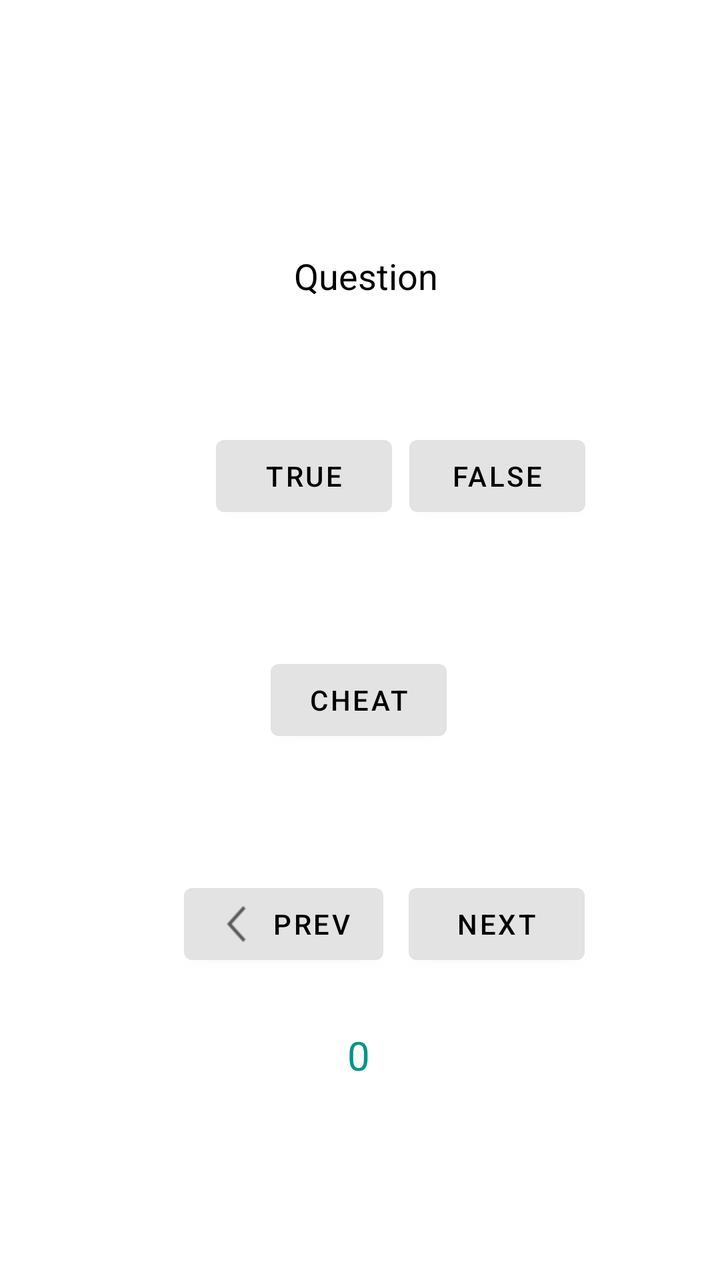
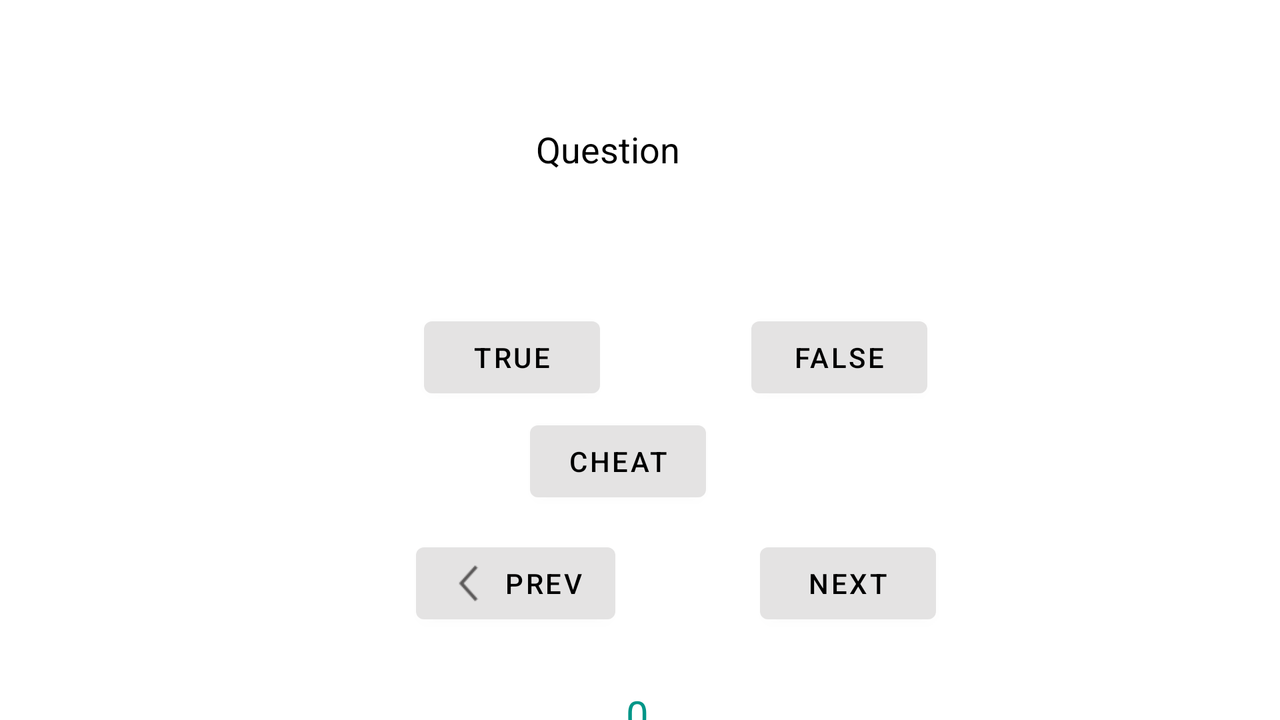

Two renders of one Android screen. The first uses the default layout on a phone; the second uses the alternative layout the repository ships for a different screen configuration, on a matching device. The two XML files are below.
<!-- AndroidManifest.xml: application theme Theme.GeoQuizFragmentVaersion -->
<!-- res/layout/fragment_exam.xml -->
<?xml version="1.0" encoding="utf-8"?>
<androidx.constraintlayout.widget.ConstraintLayout xmlns:android="http://schemas.android.com/apk/res/android"
    xmlns:app="http://schemas.android.com/apk/res-auto"
    xmlns:tools="http://schemas.android.com/tools"
    android:layout_width="match_parent"
    android:layout_height="match_parent">

    <Button
        android:id="@+id/btnNext"
        android:layout_width="wrap_content"
        android:layout_height="wrap_content"
        android:layout_marginTop="64dp"
        android:layout_marginEnd="36dp"
        android:text="Next"
        android:textAlignment="center"
        android:textColor="#000000"
        app:backgroundTint="#E4E3E3"
        app:icon="@drawable/next"
        app:iconGravity="textEnd"
        app:iconSize="20dp"
        app:iconTint="#595757"
        app:layout_constraintEnd_toEndOf="parent"
        app:layout_constraintHorizontal_bias="0.283"
        app:layout_constraintStart_toEndOf="@+id/btnPrev"
        app:layout_constraintTop_toBottomOf="@+id/btnCheat" />

    <Button
        android:id="@+id/btnFalse"
        android:layout_width="wrap_content"
        android:layout_height="wrap_content"
        android:layout_marginTop="64dp"
        android:layout_marginEnd="36dp"
        android:text="False"
        android:textColor="#000000"
        app:backgroundTint="#E4E3E3"
        app:layout_constraintEnd_toEndOf="parent"
        app:layout_constraintHorizontal_bias="0.219"
        app:layout_constraintStart_toEndOf="@+id/btnTrue"
        app:layout_constraintTop_toBottomOf="@+id/tvQuestion" />

    <Button
        android:id="@+id/btnTrue"
        android:layout_width="wrap_content"
        android:layout_height="wrap_content"
        android:layout_marginStart="108dp"
        android:layout_marginTop="64dp"
        android:text="True"
        android:textColor="#000000"
        app:backgroundTint="#E4E3E3"
        app:layout_constraintStart_toStartOf="parent"
        app:layout_constraintTop_toBottomOf="@+id/tvQuestion" />

    <Button
        android:id="@+id/btnCheat"
        android:layout_width="wrap_content"
        android:layout_height="wrap_content"
        android:layout_marginTop="64dp"
        android:text="Cheat"
        android:textColor="#000000"
        app:backgroundTint="#E4E3E3"
        app:layout_constraintEnd_toEndOf="parent"
        app:layout_constraintHorizontal_bias="0.498"
        app:layout_constraintStart_toStartOf="parent"
        app:layout_constraintTop_toBottomOf="@+id/btnTrue" />

    <TextView
        android:id="@+id/tvQuestion"
        android:layout_width="wrap_content"
        android:layout_height="wrap_content"
        android:text="Question"
        android:textColor="#000000"
        android:textSize="18sp"
        app:layout_constraintBottom_toBottomOf="parent"
        app:layout_constraintEnd_toEndOf="parent"
        app:layout_constraintHorizontal_bias="0.51"
        app:layout_constraintLeft_toLeftOf="parent"
        app:layout_constraintRight_toRightOf="parent"
        app:layout_constraintStart_toStartOf="parent"
        app:layout_constraintTop_toTopOf="parent"
        app:layout_constraintVertical_bias="0.204" />

    <Button
        android:id="@+id/btnPrev"
        android:layout_width="wrap_content"
        android:layout_height="wrap_content"
        android:layout_marginStart="92dp"
        android:layout_marginTop="64dp"
        android:text="Prev"
        android:textColor="#000000"
        app:backgroundTint="#E4E3E3"
        app:icon="@drawable/prev"
        app:iconSize="20dp"
        app:iconTint="#595757"
        app:layout_constraintStart_toStartOf="parent"
        app:layout_constraintTop_toBottomOf="@+id/btnCheat" />

    <TextView
        android:id="@+id/tvScore"
        android:layout_width="wrap_content"
        android:layout_height="wrap_content"
        android:layout_marginTop="28dp"
        android:text="0"
        android:textColor="#009688"
        android:textSize="20sp"
        app:layout_constraintEnd_toEndOf="parent"
        app:layout_constraintHorizontal_bias="0.498"
        app:layout_constraintStart_toStartOf="parent"
        app:layout_constraintTop_toBottomOf="@+id/btnPrev" />

</androidx.constraintlayout.widget.ConstraintLayout>
<!-- resources referenced by this layout -->
<resources>
  <!-- drawable prev: png bitmap (drawable-v24, 2227 bytes) -->
  <style name="Theme.GeoQuizFragmentVaersion" parent="Theme.MaterialComponents.DayNight.NoActionBar">
          
          <item name="colorPrimary">@color/purple_500</item>
          <item name="colorPrimaryVariant">@color/purple_700</item>
          <item name="colorOnPrimary">@color/white</item>
          
          <item name="colorSecondary">@color/teal_200</item>
          <item name="colorSecondaryVariant">@color/teal_700</item>
          <item name="colorOnSecondary">@color/black</item>
          
          <item name="android:statusBarColor" tools:targetApi="l">?attr/colorPrimaryVariant</item>
          
      </style>
</resources>
<!-- res/layout-land/fragment_exam.xml (the repository's variant of the layout above) -->
<!-- drawn on the phone turned sideways -->
<?xml version="1.0" encoding="utf-8"?>
<androidx.constraintlayout.widget.ConstraintLayout xmlns:android="http://schemas.android.com/apk/res/android"
    xmlns:app="http://schemas.android.com/apk/res-auto"
    android:layout_width="match_parent"
    android:layout_height="match_parent">

    <TextView
        android:id="@+id/tvScore2"
        android:layout_width="wrap_content"
        android:layout_height="wrap_content"
        android:layout_marginTop="28dp"
        android:text="0"
        android:textColor="#009688"
        android:textSize="20sp"
        app:layout_constraintEnd_toEndOf="parent"
        app:layout_constraintHorizontal_bias="0.498"
        app:layout_constraintStart_toStartOf="parent"
        app:layout_constraintTop_toBottomOf="@+id/btnPrev" />

    <Button
        android:id="@+id/btnNext"
        android:layout_width="wrap_content"
        android:layout_height="wrap_content"
        android:layout_marginTop="12dp"
        android:layout_marginEnd="36dp"
        android:text="Next"
        android:textAlignment="center"
        android:textColor="#000000"
        app:backgroundTint="#E4E3E3"
        app:icon="@drawable/next"
        app:iconGravity="textEnd"
        app:iconSize="20dp"
        app:iconTint="#595757"
        app:layout_constraintBottom_toBottomOf="parent"
        app:layout_constraintEnd_toEndOf="parent"
        app:layout_constraintHorizontal_bias="0.347"
        app:layout_constraintStart_toEndOf="@+id/btnPrev"
        app:layout_constraintTop_toBottomOf="@+id/btnCheat"
        app:layout_constraintVertical_bias="0.022" />

    <Button
        android:id="@+id/btnTrue"
        android:layout_width="wrap_content"
        android:layout_height="wrap_content"
        android:layout_marginStart="212dp"
        android:layout_marginTop="68dp"
        android:text="True"
        android:textColor="#000000"
        app:backgroundTint="#E4E3E3"
        app:layout_constraintBottom_toBottomOf="parent"
        app:layout_constraintStart_toStartOf="parent"
        app:layout_constraintTop_toBottomOf="@+id/tvQuestion"
        app:layout_constraintVertical_bias="0.0" />

    <Button
        android:id="@+id/btnFalse"
        android:layout_width="wrap_content"
        android:layout_height="wrap_content"
        android:layout_marginTop="68dp"
        android:layout_marginEnd="36dp"
        android:text="False"
        android:textColor="#000000"
        app:backgroundTint="#E4E3E3"
        app:layout_constraintBottom_toBottomOf="parent"
        app:layout_constraintEnd_toEndOf="parent"
        app:layout_constraintHorizontal_bias="0.351"
        app:layout_constraintStart_toEndOf="@+id/btnTrue"
        app:layout_constraintTop_toBottomOf="@+id/tvQuestion"
        app:layout_constraintVertical_bias="0.0" />

    <Button
        android:id="@+id/btnPrev"
        android:layout_width="wrap_content"
        android:layout_height="wrap_content"
        android:layout_marginStart="208dp"
        android:layout_marginTop="12dp"
        android:text="Prev"
        android:textColor="#000000"
        app:backgroundTint="#E4E3E3"
        app:icon="@drawable/prev"
        app:iconSize="20dp"
        app:iconTint="#595757"
        app:layout_constraintBottom_toBottomOf="parent"
        app:layout_constraintStart_toStartOf="parent"
        app:layout_constraintTop_toBottomOf="@+id/btnCheat"
        app:layout_constraintVertical_bias="0.022" />

    <Button
        android:id="@+id/btnCheat"
        android:layout_width="wrap_content"
        android:layout_height="wrap_content"
        android:layout_marginTop="4dp"
        android:text="Cheat"
        android:textColor="#000000"
        app:backgroundTint="#E4E3E3"
        app:layout_constraintBottom_toBottomOf="parent"
        app:layout_constraintEnd_toEndOf="parent"
        app:layout_constraintHorizontal_bias="0.48"
        app:layout_constraintStart_toStartOf="parent"
        app:layout_constraintTop_toBottomOf="@+id/btnTrue"
        app:layout_constraintVertical_bias="0.0" />

    <TextView
        android:id="@+id/tvQuestion"
        android:layout_width="wrap_content"
        android:layout_height="wrap_content"
        android:text="Question"
        android:textColor="#000000"
        android:textSize="18sp"
        app:layout_constraintBottom_toBottomOf="parent"
        app:layout_constraintEnd_toEndOf="parent"
        app:layout_constraintHorizontal_bias="0.472"
        app:layout_constraintLeft_toLeftOf="parent"
        app:layout_constraintRight_toRightOf="parent"
        app:layout_constraintStart_toStartOf="parent"
        app:layout_constraintTop_toTopOf="parent"
        app:layout_constraintVertical_bias="0.186" />

</androidx.constraintlayout.widget.ConstraintLayout>
